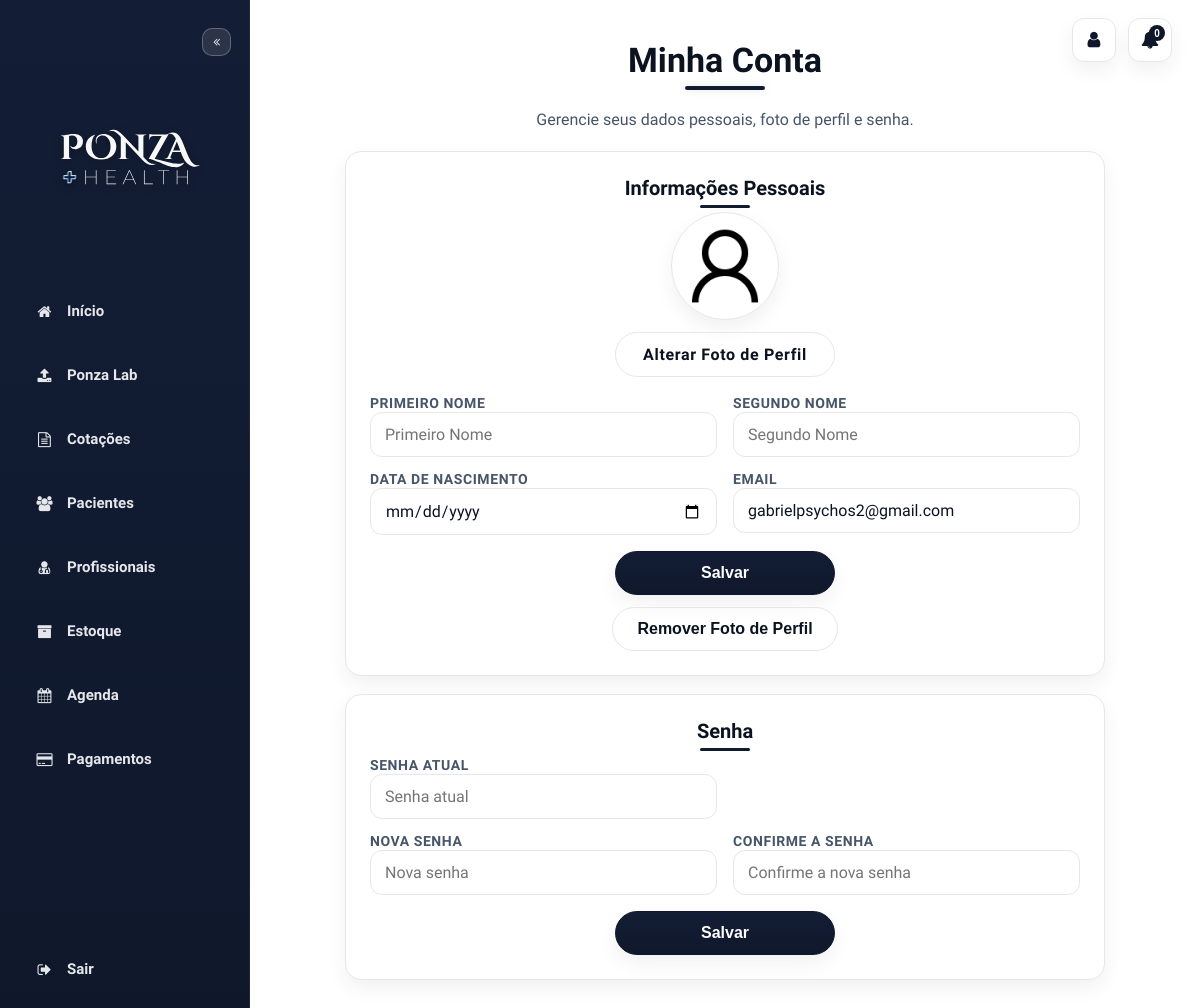
/account (signed in), run on the app's committed database.
### models.py (models this page shows, shortened)
class BaseModel:
    """__init__ flexível baseado em kwargs (compatível com SQLAlchemy)."""

class User(db.Model, BaseModel):
    __tablename__ = "users"
    id            = db.Column(db.Integer, primary_key=True)
    username      = db.Column(db.String(80),  nullable=False, unique=True, index=True)
    email         = db.Column(db.String(120), nullable=False, unique=True, index=True)
    password_hash = db.Column(db.String(128), nullable=False)
    name          = db.Column(db.String(120))
    birthdate     = db.Column(db.Date)
    profile_image = db.Column(db.String(200), default="images/user-icon.png")
    company_id    = db.Column(db.Integer, db.ForeignKey("companies.id"), nullable=True)
    company       = relationship("Company", backref="users")
    plan            = db.Column(db.String(20), default="standard")
    plan_status     = db.Column(db.String(20), default="inactive")
    plan_expires_at = db.Column(db.DateTime)
    trial_until     = db.Column(db.DateTime)
    created_at     = db.Column(db.DateTime, default=datetime.utcnow, nullable=False)
    suppliers      = relationship("Supplier", back_populates="user", cascade="all, delete-orphan")
    products       = relationship("Product",  back_populates="user", cascade="all, delete-orphan")
    agenda_events  = relationship("AgendaEvent", back_populates="user", cascade="all, delete-orphan")
    package_usage  = relationship("PackageUsage", back_populates="user", uselist=False, cascade="all, delete-orphan")
    secure_files   = relationship("SecureFile", back_populates="owner", cascade="all, delete-orphan")
    quotes         = relationship("Quote", back_populates="user")

### app.py (the view)
@app.route('/account')
@login_required
def account():
    u = current_user()
    now = datetime.utcnow()
    trial_until = getattr(u, "trial_until", None)
    if trial_until:
        remaining_td = trial_until - now
        remaining_days = max(0, remaining_td.days)
        trial_active = (trial_until >= now)
    else:
        remaining_days = 0
        trial_active = False
    plan_status = getattr(u, "plan_status", None) or "inactive"
    plan_expires_at = getattr(u, "plan_expires_at", None)
    is_paid_active = False
    if plan_status == "paid":
        if (plan_expires_at is None) or (plan_expires_at and plan_expires_at >= now):
            is_paid_active = True
    is_admin = (getattr(u, "username", "").lower() == "admin")
    return render_template(
        'account.html',
        user=u,
        trial_active=trial_active,
        trial_remaining_days=remaining_days,
        plan_status=plan_status,
        plan_expires_at=plan_expires_at,
        is_paid_active=is_paid_active,
        is_admin=is_admin
    )

### app.py (called while the page is built)
@app.context_processor
def url_helpers():
    def img_url(path, default_rel=None):
        p = (path or "").strip() or (default_rel or "")
        if p.startswith("/files/img/"):
            return p
        return url_for("static", filename=p)
    return {"img_url": img_url}

def get_logged_user() -> Optional[User]:
    uid = session.get('user_id')
    return User.query.get(uid) if uid else None

def current_user() -> User:
    u = getattr(g, "user", None) or get_logged_user()
    if not u:
        abort(401)
    return cast(User, u)

@app.context_processor
def inject_user_context():
    u = getattr(g, "user", None) or get_logged_user()
    if not u:
        return {}
    return {
        "user": {
            "id": u.id,
            "username": u.username,
            "email": u.email,
            "profile_image": (u.profile_image or DEFAULT_USER_IMAGE),
        }
    }

@app.context_processor
def inject_globals():
    return {"now": datetime.utcnow()}

### templates/account.html (shortened to what this page needs)
<!DOCTYPE html>
<html lang="pt-br">
<head>
  <link rel="stylesheet" href="https://stackpath.bootstrapcdn.com/font-awesome/4.7.0/css/font-awesome.min.css">
  <link rel="stylesheet" href="{{ url_for('static', filename='css/ponza-base.css') }}">
</head>
<body>
  <div class="top-profile" aria-label="Ações do usuário">
    <a href="{{ url_for('account') }}" class="icon-btn" title="Minha conta" aria-label="Minha conta">
      <i class="fa fa-user"></i>
    </a>
    <button class="icon-btn" type="button" title="Notificações" aria-label="Notificações">
      <i class="fa fa-bell"></i>
      <span class="badge">{{ notifications_unread or 0 }}</span>
    </button>
  </div>
  <div class="sidebar" id="sidebar">
    <button class="sidebar-toggle" onclick="toggleSidebar()" aria-label="Minimizar/Maximizar menu">
      <i class="fa fa-angle-double-left"></i>
    </button>
    <img src="{{ url_for('static', filename='images/3.svg') }}" class="sidebar-logo" alt="Ponza Health" />
    <a href="{{ url_for('index') }}" class="menu-item"><i class="fa fa-home"></i><span class="label">Início</span></a>
    <a href="{{ url_for('upload') }}" class="menu-item"><i class="fa fa-upload"></i><span class="label">Ponza
        Lab</span></a>
    <a href="{{ url_for('quote_index') }}" class="menu-item"><i class="fa fa-file-text-o"></i><span
        class="label">Cotações</span></a>
    <a href="{{ url_for('catalog') }}" class="menu-item"><i class="fa fa-users"></i><span
        class="label">Pacientes</span></a>
    <a href="{{ url_for('doctors') }}" class="menu-item"><i class="fa fa-user-md"></i><span
        class="label">Profissionais</span></a>
    <a href="{{ url_for('products') }}" class="menu-item"><i class="fa fa-archive"></i><span
        class="label">Estoque</span></a>
    <a href="{{ url_for('agenda') }}" class="menu-item"><i class="fa fa-calendar"></i><span
        class="label">Agenda</span></a>
    <a href="{{ url_for('purchase') }}" class="menu-item"><i class="fa fa-credit-card"></i><span
        class="label">Pagamentos</span></a>
    <div class="sidebar-spacer"></div>
    <a href="{{ url_for('logout') }}" class="menu-item logout"><i class="fa fa-sign-out"></i><span
        class="label">Sair</span></a>
  </div>
  <div class="content">
    <h2>Minha Conta</h2>
    <p class="subtitle">Gerencie seus dados pessoais, foto de perfil e senha.</p>
    <div class="panel">
      <h3>Informações Pessoais</h3>
      <form method="post" enctype="multipart/form-data" action="{{ url_for('update_personal_info') }}">
        <img class="avatar" src="{{ img_url(user.profile_image or 'images/user-icon.png') }}" alt="Foto de Perfil" />
        <div class="actions" style="margin-bottom:16px;">
          <label for="profile_image" class="btn btn-outline">Alterar Foto de Perfil</label>
        </div>
        <div class="row">
          <div class="half">
            <label for="name">PRIMEIRO NOME</label>
            <input class="input" type="text" id="name" name="name"
              value="{{ (user.name.split(' ')[0]) if user.name else '' }}" placeholder="Primeiro Nome">
          </div>
          <div class="half">
            <label for="secondname">SEGUNDO NOME</label>
            <input class="input" type="text" id="secondname" name="secondname"
              value="{{ (user.name.split(' ')[1]) if user.name and ' ' in user.name else '' }}"
              placeholder="Segundo Nome">
          </div>
        </div>
        <div class="row" style="margin-top:12px;">
          <div class="half">
            <label for="birthdate">DATA DE NASCIMENTO</label>
            <input class="input" type="date" id="birthdate" name="birthdate"
              value="{{ user.birthdate if user.birthdate else '' }}">
          </div>
          <div class="half">
            <label for="email">EMAIL</label>
            <input class="input" type="email" id="email" name="email" value="{{ user.email or '' }}"
              placeholder="email@exemplo.com">
          </div>
        </div>
        <div class="actions" style="margin-top:16px;">
          <button type="submit" class="btn">Salvar</button>
        </div>
      </form>
      <form method="post" action="{{ url_for('remove_profile_image') }}"
        onsubmit="return confirm('Tem certeza que deseja remover sua foto de perfil?')"
        style="margin-top:12px; text-align:center;">
        <button type="submit" class="btn btn-outline">Remover Foto de Perfil</button>
      </form>
    </div>
    <div class="panel">
      <h3>Senha</h3>
      <form method="post" action="{{ url_for('update_password') }}">
        <div class="row">
          <div class="half">
            <label for="current_password">SENHA ATUAL</label>
            <input class="input" type="password" id="current_password" name="current_password"
              placeholder="Senha atual">
          </div>
          <div class="half"></div>
        </div>
        <div class="row" style="margin-top:12px;">
          <div class="half">
            <label for="new_password">NOVA SENHA</label>
            <input class="input" type="password" id="new_password" name="new_password" placeholder="Nova senha">
          </div>
          <div class="half">
            <label for="confirm_password">CONFIRME A SENHA</label>
            <input class="input" type="password" id="confirm_password" name="confirm_password"
              placeholder="Confirme a nova senha">
          </div>
        </div>
        <div class="actions" style="margin-top:16px;">
          <button type="submit" class="btn">Salvar</button>
        </div>
      </form>
    </div>
  </div>
</body>
</html>

### data on the page
User: profile_image (picture), email "gabrielpsychos2@gmail.com"

### other printed values
{{ notifications_unread or 0 }} "0"
